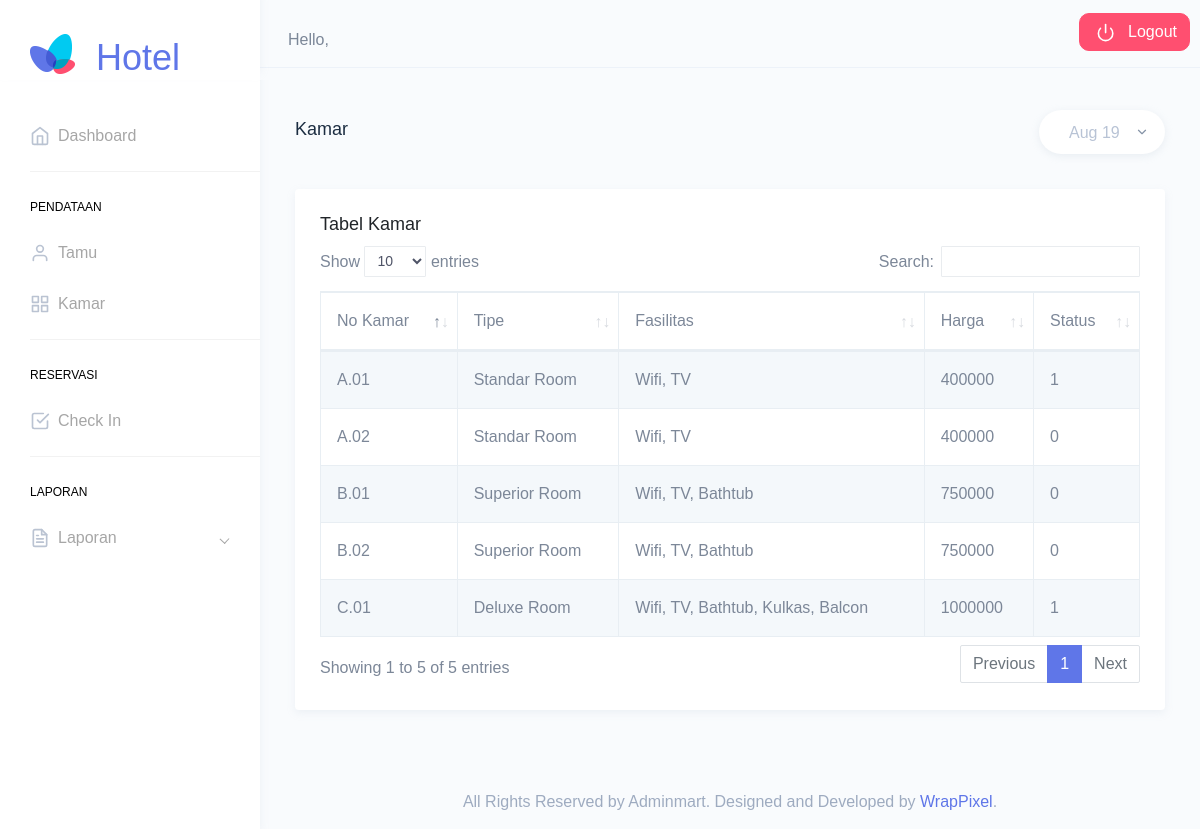
/index.php/kamar, run on an earlier commit of the app's database.
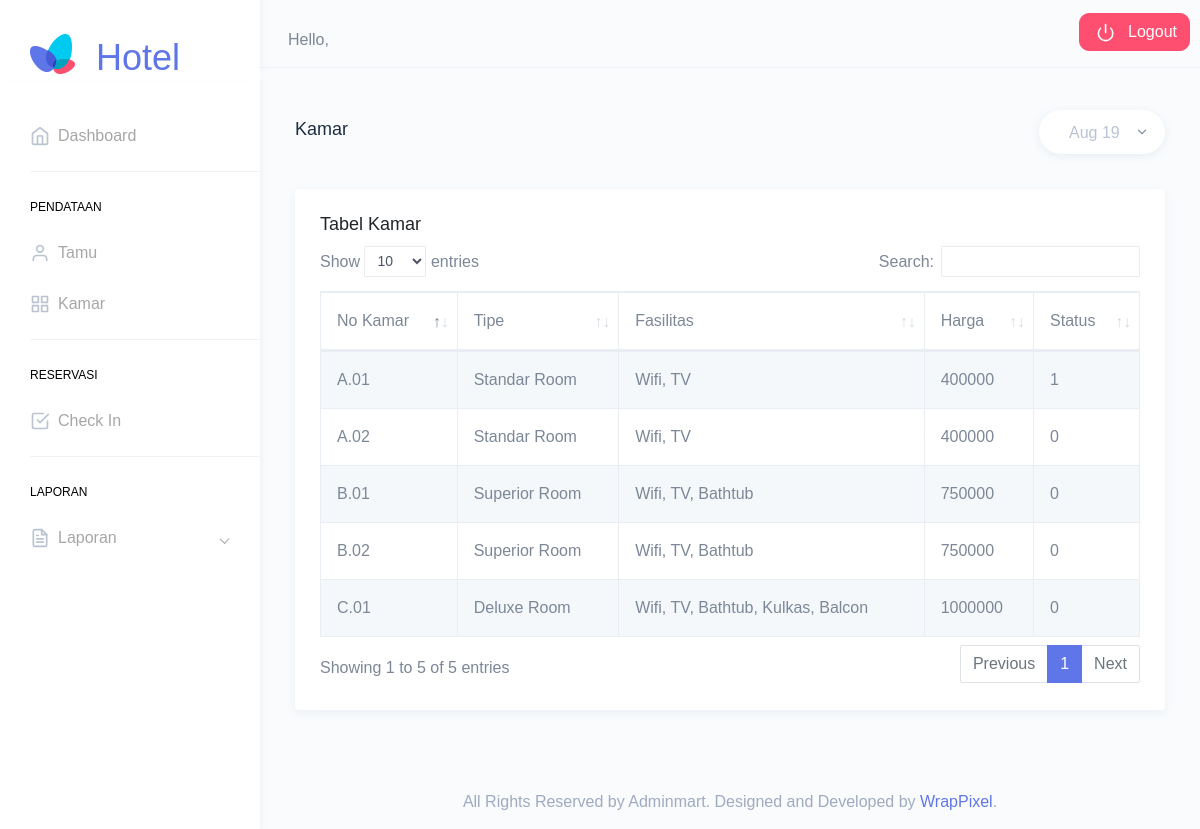
And on a later commit of the database.
### tables this page shows
CREATE TABLE `kamar` (
    `no_kamar` varchar(20) NOT NULL,
    `tipe` varchar(100) NOT NULL,
    `fasilitas` text NOT NULL,
    `harga` int(11) NOT NULL,
    `status` int(11) NOT NULL
);

### application/libraries/template.php (called while the page is built)
<?php if (!defined('BASEPATH')) exit('No direct script access allowed');
class Template
{
  var $template_data = array();
  function set($name, $value)
  {
    $this->template_data[$name] = $value;
  }
  function load($template = '', $view = '', $view_data = array(), $return = FALSE)
  {
    $this->CI = &get_instance();
    $this->set('contents', $this->CI->load->view($view, $view_data, TRUE));
    return $this->CI->load->view($template, $this->template_data, $return);
  }
}

### application/controllers/Kamar.php (called while the page is built, shortened)
<?php
class Kamar extends CI_Controller
{
  public function index()
  {
    $data = [
      'title' => 'Kamar',
      'user' => $this->db->get_where('user', ['username' => $this->session->userdata('username')])->row_array(),
      'kamar' => $this->kamar->getKamar()
    ];
    $this->template->load('templates/templates', 'kamar/index', $data);
  }
}

### index.php (called while the page is built, shortened)
<?php
require_once BASEPATH.'core/CodeIgniter.php';

### application/models/Kamar_model.php (called while the page is built)
<?php
class Kamar_model extends CI_Model
{
  public function getKamar()
  {
    return $this->db->get('kamar')->result_array();
  }
}

### application/views/kamar/index.php (the view, shortened to what this page needs)
<div class="container-fluid">
  <div class="row">
    <div class="col-12">
      <div class="card">
        <div class="card-body">
          <h4 class="card-title">Tabel Kamar</h4>
          <div class="table-responsive">
            <table id="zero_config" class="table table-striped table-bordered no-wrap">
              <thead>
                <tr>
                  <th>No Kamar</th>
                  <th>Tipe</th>
                  <th>Fasilitas</th>
                  <th>Harga</th>
                  <th>Status</th>
                </tr>
              </thead>
              <tbody>
                <?php foreach ($kamar as $k) : ?>
                  <tr>
                    <td><?= $k['no_kamar'] ?></td>
                    <td><?= $k['tipe'] ?></td>
                    <td><?= $k['fasilitas'] ?></td>
                    <td><?= $k['harga'] ?></td>
                    <td><?= $k['status'] ?></td>
                  </tr>
                <?php endforeach; ?>
              </tbody>
            </table>
          </div>
        </div>
      </div>
    </div>
  </div>
</div>

What changed in the data, as far as the page shows it:
changed kamar "Deluxe Room": status "1" → "0"
